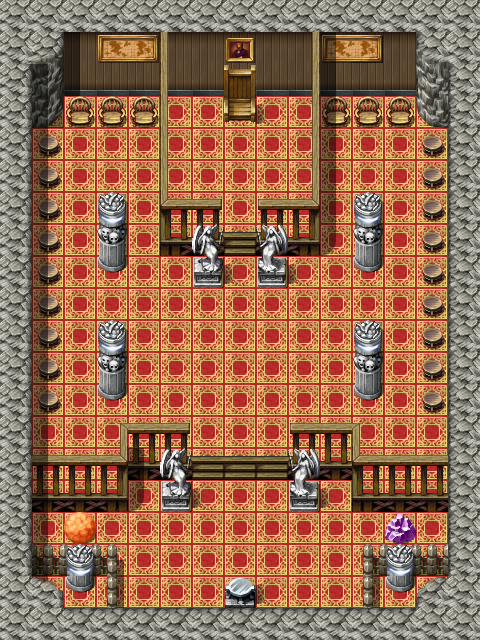

A level layout from a 2D game, rendered from its tile map. Below: a short description, then the map file with tile-grid data replaced by summaries:
An orthogonal 15x20 tile map with 32x32 px tiles, 3 tile layers (Ground, Objects, Above), 1 hidden layer not drawn, 40 tilesets and 10 objects (5x spawn, 3x mapchange, 2x sign).

<map version="1.0" orientation="orthogonal" width="15" height="20" tilewidth="32" tileheight="32">
 <tileset firstgid="1" name="map_bed_1" tilewidth="32" tileheight="32">
  <image source="../drawable/map_bed_1.png" width="512" height="256" />
 </tileset>
 <tileset firstgid="129" name="map_border_1" tilewidth="32" tileheight="32">
  <image source="../drawable/map_border_1.png" width="512" height="256" />
 </tileset>
 <tileset firstgid="257" name="map_bridge_1" tilewidth="32" tileheight="32">
  <image source="../drawable/map_bridge_1.png" width="512" height="256" />
 </tileset>
 <tileset firstgid="385" name="map_broken_1" tilewidth="32" tileheight="32">
  <image source="../drawable/map_broken_1.png" width="512" height="256" />
 </tileset>
 <tileset firstgid="513" name="map_cavewall_1" tilewidth="32" tileheight="32">
  <image source="../drawable/map_cavewall_1.png" width="576" height="192" />
 </tileset>
 <tileset firstgid="621" name="map_cavewall_2" tilewidth="32" tileheight="32">
  <image source="../drawable/map_cavewall_2.png" width="576" height="192" />
 </tileset>
 <tileset firstgid="729" name="map_cavewall_3" tilewidth="32" tileheight="32">
  <image source="../drawable/map_cavewall_3.png" width="576" height="192" />
 </tileset>
 <tileset firstgid="837" name="map_chair_table_1" tilewidth="32" tileheight="32">
  <image source="../drawable/map_chair_table_1.png" width="512" height="256" />
 </tileset>
 <tileset firstgid="965" name="map_crate_1" tilewidth="32" tileheight="32">
  <image source="../drawable/map_crate_1.png" width="512" height="256" />
 </tileset>
 <tileset firstgid="1093" name="map_cupboard_1" tilewidth="32" tileheight="32">
  <image source="../drawable/map_cupboard_1.png" width="512" height="256" />
 </tileset>
 <tileset firstgid="1221" name="map_curtain_1" tilewidth="32" tileheight="32">
  <image source="../drawable/map_curtain_1.png" width="512" height="256" />
 </tileset>
 <tileset firstgid="1349" name="map_entrance_1" tilewidth="32" tileheight="32">
  <image source="../drawable/map_entrance_1.png" width="512" height="256" />
 </tileset>
 <tileset firstgid="1477" name="map_fence_1" tilewidth="32" tileheight="32">
  <image source="../drawable/map_fence_1.png" width="512" height="256" />
 </tileset>
 <tileset firstgid="1605" name="map_fence_2" tilewidth="32" tileheight="32">
  <image source="../drawable/map_fence_2.png" width="512" height="256" />
 </tileset>
 <tileset firstgid="1733" name="map_ground_1" tilewidth="32" tileheight="32">
  <image source="../drawable/map_ground_1.png" width="512" height="256" />
 </tileset>
 <tileset firstgid="1861" name="map_ground_2" tilewidth="32" tileheight="32">
  <image source="../drawable/map_ground_2.png" width="512" height="256" />
 </tileset>
 <tileset firstgid="1989" name="map_ground_3" tilewidth="32" tileheight="32">
  <image source="../drawable/map_ground_3.png" width="512" height="256" />
 </tileset>
 <tileset firstgid="2117" name="map_ground_4" tilewidth="32" tileheight="32">
  <image source="../drawable/map_ground_4.png" width="512" height="256" />
 </tileset>
 <tileset firstgid="2245" name="map_ground_5" tilewidth="32" tileheight="32">
  <image source="../drawable/map_ground_5.png" width="512" height="256" />
 </tileset>
 <tileset firstgid="2373" name="map_ground_6" tilewidth="32" tileheight="32">
  <image source="../drawable/map_ground_6.png" width="512" height="256" />
 </tileset>
 <tileset firstgid="2501" name="map_ground_7" tilewidth="32" tileheight="32">
  <image source="../drawable/map_ground_7.png" width="512" height="256" />
 </tileset>
 <tileset firstgid="2629" name="map_ground_8" tilewidth="32" tileheight="32">
  <image source="../drawable/map_ground_8.png" width="512" height="256" />
 </tileset>
 <tileset firstgid="2757" name="map_indoor_1" tilewidth="32" tileheight="32">
  <image source="../drawable/map_indoor_1.png" width="512" height="256" />
 </tileset>
 <tileset firstgid="2885" name="map_kitchen_1" tilewidth="32" tileheight="32">
  <image source="../drawable/map_kitchen_1.png" width="512" height="256" />
 </tileset>
 <tileset firstgid="3013" name="map_outdoor_1" tilewidth="32" tileheight="32">
  <image source="../drawable/map_outdoor_1.png" width="512" height="256" />
 </tileset>
 <tileset firstgid="3141" name="map_pillar_1" tilewidth="32" tileheight="32">
  <image source="../drawable/map_pillar_1.png" width="512" height="256" />
 </tileset>
 <tileset firstgid="3269" name="map_plant_1" tilewidth="32" tileheight="32">
  <image source="../drawable/map_plant_1.png" width="512" height="256" />
 </tileset>
 <tileset firstgid="3397" name="map_rock_1" tilewidth="32" tileheight="32">
  <image source="../drawable/map_rock_1.png" width="512" height="256" />
 </tileset>
 <tileset firstgid="3525" name="map_roof_1" tilewidth="32" tileheight="32">
  <image source="../drawable/map_roof_1.png" width="512" height="256" />
 </tileset>
 <tileset firstgid="3653" name="map_roof_2" tilewidth="32" tileheight="32">
  <image source="../drawable/map_roof_2.png" width="512" height="256" />
 </tileset>
 <tileset firstgid="3781" name="map_shop_1" tilewidth="32" tileheight="32">
  <image source="../drawable/map_shop_1.png" width="512" height="256" />
 </tileset>
 <tileset firstgid="3909" name="map_sign_ladder_1" tilewidth="32" tileheight="32">
  <image source="../drawable/map_sign_ladder_1.png" width="512" height="256" />
 </tileset>
 <tileset firstgid="4037" name="map_table_1" tilewidth="32" tileheight="32">
  <image source="../drawable/map_table_1.png" width="512" height="256" />
 </tileset>
 <tileset firstgid="4165" name="map_trail_1" tilewidth="32" tileheight="32">
  <image source="../drawable/map_trail_1.png" width="512" height="256" />
 </tileset>
 <tileset firstgid="4293" name="map_tree_1" tilewidth="32" tileheight="32">
  <image source="../drawable/map_tree_1.png" width="512" height="256" />
 </tileset>
 <tileset firstgid="4421" name="map_wall_1" tilewidth="32" tileheight="32">
  <image source="../drawable/map_wall_1.png" width="512" height="256" />
 </tileset>
 <tileset firstgid="4549" name="map_wall_2" tilewidth="32" tileheight="32">
  <image source="../drawable/map_wall_2.png" width="480" height="256" />
 </tileset>
 <tileset firstgid="4669" name="map_wall_3" tilewidth="32" tileheight="32">
  <image source="../drawable/map_wall_3.png" width="480" height="256" />
 </tileset>
 <tileset firstgid="4789" name="map_window_1" tilewidth="32" tileheight="32">
  <image source="../drawable/map_window_1.png" width="512" height="256" />
 </tileset>
 <tileset firstgid="4917" name="map_window_2" tilewidth="32" tileheight="32">
  <image source="../drawable/map_window_2.png" width="512" height="256" />
 </tileset>
 <layer name="Ground" width="15" height="20">
  <data>[300 cells, 300 non-empty, 11 distinct tile ids]</data>
 </layer>
 <layer name="Objects" width="15" height="20">
  <data>[300 cells, 71 non-empty, 25 distinct tile ids]</data>
 </layer>
 <layer name="Above" width="15" height="20">
  <data>[300 cells, 78 non-empty, 23 distinct tile ids]</data>
 </layer>
 <layer name="Walkable" width="15" height="20" visible="0">
  <data>[300 cells, 144 non-empty, 1 distinct tile ids]</data>
 </layer>
 <objectgroup name="Mapevents" visible="0">
  <object name="exit" type="mapchange" x="224" y="576" width="32" height="32" />
  <object name="entry1" type="mapchange" x="64" y="512" width="32" height="32">
   <properties>
    <property name="map" value="blackwater_mountain10" />
    <property name="place" value="exit" />
   </properties>
  </object>
  <object name="entry2" type="mapchange" x="384" y="512" width="32" height="32">
   <properties>
    <property name="map" value="blackwater_mountain46" />
    <property name="place" value="exit" />
   </properties>
  </object>
  </objectgroup>
 <objectgroup name="Spawn" visible="0">
  <!-- 5 objects omitted --></objectgroup>
 <objectgroup name="Keys" visible="0" />
</map>
<!-- 7 of 10 objects omitted -->
